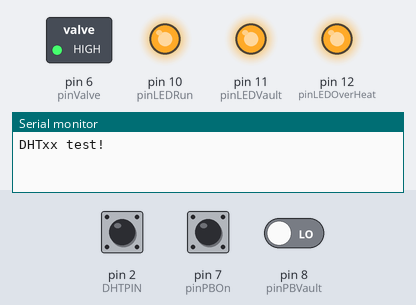
Bench run of a sketch on a simulated Arduino Uno, built with avr-gcc and run on an emulated ATmega328P. Shown: switched loads named in the sketch (green lamp = pin HIGH), output pins drawn as LEDs (lit = HIGH), the last lines printed to the serial monitor. Inputs (shaded band) come from the test bench; at power-on: pin 7 (pinPBOn) LOW, pin 2 (DHTPIN) HIGH, pin 8 (pinPBVault) LOW.

Above: at 1.2 s.
1.3 s: pin 7 (pinPBOn) pulsed HIGH 2 times (0.12 s each, 0.3 s apart)
At 2.6 s:
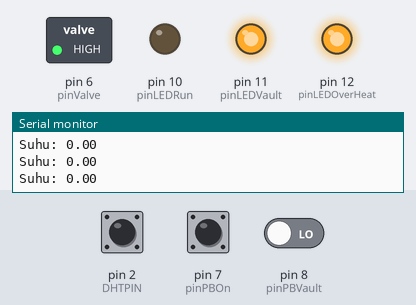
Timing chart, 0 to 4.3 s (numbered marks = the images above; inputs shaded):
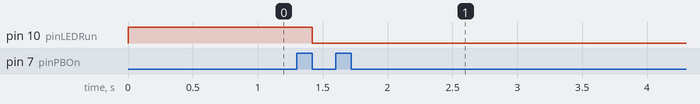

Measured:
- after the input at 1.3 s, pin 10 (pinLEDRun): HIGH → LOW after 0.12 s

The sketch:

ProgramSensorSuhu.ino
```cpp
#include "DHT.h"

#define DHTPIN 2
#define DHTTYPE DHT11   // DHT 11
//#define DHTTYPE DHT22   // DHT 22  (AM2302), AM2321
//#define DHTTYPE DHT21   // DHT 21 (AM2301)
DHT dht(DHTPIN, DHTTYPE);

#define pinPBOn 7
#define pinPBVault 8
#define pinLEDRun 10
#define pinLEDVault 11
#define pinLEDOverHeat 12
#define pinValve 6

#define OverHeat 70.0

unsigned long lastmillis = 0;
float Suhu = 0.0;
bool isOverHeat = false, isonpressed = false, isvaultpressed = false, CekOverHeat = true;

void setup() {
  Serial.begin(9600);
  Serial.println(F("DHTxx test!"));
  dht.begin();

  pinMode(pinPBOn, INPUT);
  pinMode(pinPBVault, INPUT);
  pinMode(pinLEDRun, OUTPUT);
  pinMode(pinLEDVault, OUTPUT);
  pinMode(pinLEDOverHeat, OUTPUT);
  pinMode(pinValve, OUTPUT);

  digitalWrite(pinLEDRun, HIGH);
  digitalWrite(pinLEDVault, HIGH);
  digitalWrite(pinLEDOverHeat, HIGH);

  digitalWrite(pinValve, HIGH);

  isonpressed = false;
  isvaultpressed = false;
  isOverHeat = false;
  CekOverHeat = true;
}

void loop() {
  CekTombol();
  if(isonpressed) {
    if(millis() - lastmillis >= 1000) {
      Suhu = readDHT();
      Serial.print("Suhu: ");Serial.println(Suhu);
      if(Suhu >= OverHeat) {
        if(!isOverHeat && CekOverHeat) {
          CekOverHeat = false;
          isOverHeat = true;
          Serial.println("Vault, OverHeat, Valve Active");
          digitalWrite(pinLEDVault, LOW);
          digitalWrite(pinLEDOverHeat, LOW);
          digitalWrite(pinValve, LOW);
        }
          if(isvaultpressed) {
            isvaultpressed = false;
            Serial.println("Vault Off");
            digitalWrite(pinLEDVault, HIGH);
            digitalWrite(pinLEDOverHeat, HIGH);
            digitalWrite(pinValve, HIGH);
          }
      }
      else {
        CekOverHeat = true;
        if(isOverHeat) {
          if(isvaultpressed) {
            isvaultpressed = false;
            Serial.println("Vault Off");
            digitalWrite(pinLEDVault, HIGH);
            digitalWrite(pinLEDOverHeat, HIGH);
            digitalWrite(pinValve, HIGH);
          }
        }
        else {
          if(isOverHeat) {
            isOverHeat = false;
            Serial.println("Valve Off");
            digitalWrite(pinLEDOverHeat, HIGH);
            digitalWrite(pinValve, HIGH);
          }
        }
      }
    }
  }
}

uint8_t ONState, LastONState = 0;
uint8_t VaultState, LastVaultState = 0;
void CekTombol() {
  ONState = digitalRead(pinPBOn);
  VaultState = digitalRead(pinPBVault);

  if(ONState != LastONState) {
    if(ONState == LOW) {
      isonpressed = true;
      Serial.println("Run");
      digitalWrite(pinLEDRun, LOW);
    }
  }
  LastONState = ONState;

  if(VaultState != LastVaultState && isOverHeat) {
    if(VaultState == LOW) {
      isvaultpressed = true;
    }
  }
  LastVaultState = VaultState;
}

float readDHT() {
  float t = dht.readTemperature();
  if (isnan(t)) { t = 0.0; }

//Serial.printf("Temperature: %0.2f °C\r\n", t);
  return t;
}
```

DHT.cpp
```cpp
// (licence header left out)
#include "DHT.h"

#define MIN_INTERVAL 2000
#define TIMEOUT -1

DHT::DHT(uint8_t pin, uint8_t type, uint8_t count) {
  _pin = pin;
  _type = type;
  #ifdef __AVR
    _bit = digitalPinToBitMask(pin);
    _port = digitalPinToPort(pin);
  #endif
  _maxcycles = microsecondsToClockCycles(1000);  // 1 millisecond timeout for
                                                 // reading pulses from DHT sensor.
  // Note that count is now ignored as the DHT reading algorithm adjusts itself
  // based on the speed of the processor.
}

// Optionally pass pull-up time (in microseconds) before DHT reading starts.
// Default is 55 (see function declaration in DHT.h).
void DHT::begin(uint8_t usec) {
  // set up the pins!
  pinMode(_pin, INPUT_PULLUP);
  // Using this value makes sure that millis() - lastreadtime will be
  // >= MIN_INTERVAL right away. Note that this assignment wraps around,
  // but so will the subtraction.
  _lastreadtime = millis() - MIN_INTERVAL;
  DEBUG_PRINT("DHT max clock cycles: "); DEBUG_PRINTLN(_maxcycles, DEC);
  pullTime = usec;
}

//boolean S == Scale.  True == Fahrenheit; False == Celcius
float DHT::readTemperature(bool S, bool force) {
  float f = NAN;

  if (read(force)) {
    switch (_type) {
    case DHT11:
      f = data[2];
      if (data[3] & 0x80) {
        f = -1 - f ;
      }
      f += (data[3] & 0x0f) * 0.1;
      if(S) {
        f = convertCtoF(f);
      }
      break;
    case DHT12:
      f = data[2];
      f += (data[3] & 0x0f) * 0.1;
      if (data[2] & 0x80) {
        f *= -1;
      }
      if(S) {
        f = convertCtoF(f);
      }
      break;
    case DHT22:
    case DHT21:
      f = ((word)(data[2] & 0x7F)) << 8 | data[3];
      f *= 0.1;
      if (data[2] & 0x80) {
        f *= -1;
      }
      if(S) {
        f = convertCtoF(f);
      }
      break;
    }
  }
  return f;
}

float DHT::convertCtoF(float c) {
  return c * 1.8 + 32;
}

float DHT::convertFtoC(float f) {
  return (f - 32) * 0.55555;
}

float DHT::readHumidity(bool force) {
  float f = NAN;
  if (read(force)) {
    switch (_type) {
    case DHT11:
    case DHT12:
      f = data[0] + data[1] * 0.1;
      break;
    case DHT22:
    case DHT21:
      f = ((word)data[0]) << 8 | data[1];
      f *= 0.1;
      break;
    }
  }
  return f;
}

//boolean isFahrenheit: True == Fahrenheit; False == Celcius
float DHT::computeHeatIndex(bool isFahrenheit) {
  float hi = computeHeatIndex(readTemperature(isFahrenheit), readHumidity(),
    isFahrenheit);
  return isFahrenheit ? hi : convertFtoC(hi);
}

//boolean isFahrenheit: True == Fahrenheit; False == Celcius
float DHT::computeHeatIndex(float temperature, float percentHumidity,
  bool isFahrenheit) {
  // Using both Rothfusz and Steadman's equations
  // http://www.wpc.ncep.noaa.gov/html/heatindex_equation.shtml
  float hi;

  if (!isFahrenheit)
    temperature = convertCtoF(temperature);

  hi = 0.5 * (temperature + 61.0 + ((temperature - 68.0) * 1.2) + (percentHumidity * 0.094));

  if (hi > 79) {
    hi = -42.379 +
             2.04901523 * temperature +
            10.14333127 * percentHumidity +
            -0.22475541 * temperature*percentHumidity +
            -0.00683783 * pow(temperature, 2) +
            -0.05481717 * pow(percentHumidity, 2) +
             0.00122874 * pow(temperature, 2) * percentHumidity +
             0.00085282 * temperature*pow(percentHumidity, 2) +
            -0.00000199 * pow(temperature, 2) * pow(percentHumidity, 2);

    if((percentHumidity < 13) && (temperature >= 80.0) && (temperature <= 112.0))
      hi -= ((13.0 - percentHumidity) * 0.25) * sqrt((17.0 - abs(temperature - 95.0)) * 0.05882);

    else if((percentHumidity > 85.0) && (temperature >= 80.0) && (temperature <= 87.0))
      hi += ((percentHumidity - 85.0) * 0.1) * ((87.0 - temperature) * 0.2);
  }

  return isFahrenheit ? hi : convertFtoC(hi);
}

bool DHT::read(bool force) {
  // Check if sensor was read less than two seconds ago and return early
  // to use last reading.
  uint32_t currenttime = millis();
  if (!force && ((currenttime - _lastreadtime) < MIN_INTERVAL)) {
    return _lastresult; // return last correct measurement
  }
  _lastreadtime = currenttime;

  // Reset 40 bits of received data to zero.
  data[0] = data[1] = data[2] = data[3] = data[4] = 0;

#if defined(ESP8266)
    yield(); // Handle WiFi / reset software watchdog
#endif

  // Send start signal.  See DHT datasheet for full signal diagram:
  //   http://www.adafruit.com/datasheets/Digital%20humidity%20and%20temperature%20sensor%20AM2302.pdf

  // Go into high impedence state to let pull-up raise data line level and
  // start the reading process.
  pinMode(_pin, INPUT_PULLUP);
  delay(1);

  // First set data line low for a period according to sensor type
  pinMode(_pin, OUTPUT);
  digitalWrite(_pin, LOW);
  switch(_type) {
    case DHT22:
    case DHT21:
      delayMicroseconds(1100); // data sheet says "at least 1ms"
      break;
    case DHT11:
    default:
      delay(20); //data sheet says at least 18ms, 20ms just to be safe
      break;
  }

  uint32_t cycles[80];
  {
    // End the start signal by setting data line high for 40 microseconds.
    pinMode(_pin, INPUT_PULLUP);

    // Delay a moment to let sensor pull data line low.
    delayMicroseconds(pullTime);

    // Now start reading the data line to get the value from the DHT sensor.

    // Turn off interrupts temporarily because the next sections
    // are timing critical and we don't want any interruptions.
    InterruptLock lock;

    // First expect a low signal for ~80 microseconds followed by a high signal
    // for ~80 microseconds again.
    if (expectPulse(LOW) == TIMEOUT) {
      DEBUG_PRINTLN(F("DHT timeout waiting for start signal low pulse."));
      _lastresult = false;
      return _lastresult;
    }
    if (expectPulse(HIGH) == TIMEOUT) {
      DEBUG_PRINTLN(F("DHT timeout waiting for start signal high pulse."));
      _lastresult = false;
      return _lastresult;
    }

    // Now read the 40 bits sent by the sensor.  Each bit is sent as a 50
    // microsecond low pulse followed by a variable length high pulse.  If the
    // high pulse is ~28 microseconds then it's a 0 and if it's ~70 microseconds
    // then it's a 1.  We measure the cycle count of the initial 50us low pulse
    // and use that to compare to the cycle count of the high pulse to determine
    // if the bit is a 0 (high state cycle count < low state cycle count), or a
    // 1 (high state cycle count > low state cycle count). Note that for speed all
    // the pulses are read into a array and then examined in a later step.
    for (int i=0; i<80; i+=2) {
      cycles[i]   = expectPulse(LOW);
      cycles[i+1] = expectPulse(HIGH);
    }
  } // Timing critical code is now complete.

  // Inspect pulses and determine which ones are 0 (high state cycle count < low
  // state cycle count), or 1 (high state cycle count > low state cycle count).
  for (int i=0; i<40; ++i) {
    uint32_t lowCycles  = cycles[2*i];
    uint32_t highCycles = cycles[2*i+1];
    if ((lowCycles == TIMEOUT) || (highCycles == TIMEOUT)) {
      DEBUG_PRINTLN(F("DHT timeout waiting for pulse."));
      _lastresult = false;
      return _lastresult;
    }
    data[i/8] <<= 1;
    // Now compare the low and high cycle times to see if the bit is a 0 or 1.
    if (highCycles > lowCycles) {
      // High cycles are greater than 50us low cycle count, must be a 1.
      data[i/8] |= 1;
    }
    // Else high cycles are less than (or equal to, a weird case) the 50us low
    // cycle count so this must be a zero.  Nothing needs to be changed in the
    // stored data.
  }

  DEBUG_PRINTLN(F("Received from DHT:"));
  DEBUG_PRINT(data[0], HEX); DEBUG_PRINT(F(", "));
  DEBUG_PRINT(data[1], HEX); DEBUG_PRINT(F(", "));
  DEBUG_PRINT(data[2], HEX); DEBUG_PRINT(F(", "));
  DEBUG_PRINT(data[3], HEX); DEBUG_PRINT(F(", "));
  DEBUG_PRINT(data[4], HEX); DEBUG_PRINT(F(" =? "));
  DEBUG_PRINTLN((data[0] + data[1] + data[2] + data[3]) & 0xFF, HEX);

  // Check we read 40 bits and that the checksum matches.
  if (data[4] == ((data[0] + data[1] + data[2] + data[3]) & 0xFF)) {
    _lastresult = true;
    return _lastresult;
  }
  else {
    DEBUG_PRINTLN(F("DHT checksum failure!"));
    _lastresult = false;
    return _lastresult;
  }
}

// Expect the signal line to be at the specified level for a period of time and
// return a count of loop cycles spent at that level (this cycle count can be
// used to compare the relative time of two pulses).  If more than a millisecond
// ellapses without the level changing then the call fails with a 0 response.
// This is adapted from Arduino's pulseInLong function (which is only available
// in the very latest IDE versions):
//   https://github.com/arduino/Arduino/blob/master/hardware/arduino/avr/cores/arduino/wiring_pulse.c
uint32_t DHT::expectPulse(bool level) {
#if (F_CPU > 16000000L)
  uint32_t count = 0;
#else
  uint16_t count = 0; // To work fast enough on slower AVR boards
#endif
  // On AVR platforms use direct GPIO port access as it's much faster and better
  // for catching pulses that are 10's of microseconds in length:
  #ifdef __AVR
    uint8_t portState = level ? _bit : 0;
    while ((*portInputRegister(_port) & _bit) == portState) {
      if (count++ >= _maxcycles) {
        return TIMEOUT; // Exceeded timeout, fail.
      }
    }
  // Otherwise fall back to using digitalRead (this seems to be necessary on ESP8266
  // right now, perhaps bugs in direct port access functions?).
  #else
    while (digitalRead(_pin) == level) {
      if (count++ >= _maxcycles) {
        return TIMEOUT; // Exceeded timeout, fail.
      }
    }
  #endif

  return count;
}
```

DHT.h
```cpp
// (licence header left out)
#ifndef DHT_H
#define DHT_H

#if ARDUINO >= 100
 #include "Arduino.h"
#else
 #include "WProgram.h"
#endif


// Uncomment to enable printing out nice debug messages.
//#define DHT_DEBUG

// Define where debug output will be printed.
#define DEBUG_PRINTER Serial

// Setup debug printing macros.
#ifdef DHT_DEBUG
  #define DEBUG_PRINT(...) { DEBUG_PRINTER.print(__VA_ARGS__); }
  #define DEBUG_PRINTLN(...) { DEBUG_PRINTER.println(__VA_ARGS__); }
#else
  #define DEBUG_PRINT(...) {}
  #define DEBUG_PRINTLN(...) {}
#endif

// Define types of sensors.
#define DHT11 11
#define DHT12 12
#define DHT22 22
#define DHT21 21
#define AM2301 21


class DHT {
  public:
   DHT(uint8_t pin, uint8_t type, uint8_t count=6);
   void begin(uint8_t usec=55);
   float readTemperature(bool S=false, bool force=false);
   float convertCtoF(float);
   float convertFtoC(float);
   float computeHeatIndex(bool isFahrenheit=true);
   float computeHeatIndex(float temperature, float percentHumidity, bool isFahrenheit=true);
   float readHumidity(bool force=false);
   bool read(bool force=false);

 private:
  uint8_t data[5];
  uint8_t _pin, _type;
  #ifdef __AVR
    // Use direct GPIO access on an 8-bit AVR so keep track of the port and bitmask
    // for the digital pin connected to the DHT.  Other platforms will use digitalRead.
    uint8_t _bit, _port;
  #endif
  uint32_t _lastreadtime, _maxcycles;
  bool _lastresult;
  uint8_t pullTime; // Time (in usec) to pull up data line before reading

  uint32_t expectPulse(bool level);

};

class InterruptLock {
  public:
   InterruptLock() {
#if !defined(ARDUINO_ARCH_NRF52)
    noInterrupts();
#endif
   }
   ~InterruptLock() {
#if !defined(ARDUINO_ARCH_NRF52)
    interrupts();
#endif
   }
};

#endif
```
